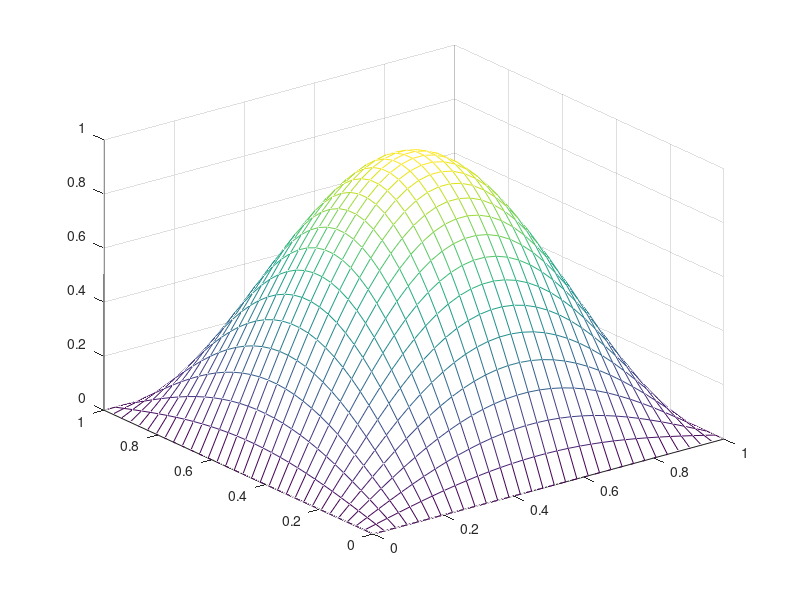

Reproduce this figure in MATLAB.
close; clear;
n=30; 
m=n*n;  c=linspace(0,1,n+2); h=1/(n+1);
A=4*eye(m)+diag(-ones(m-1,1),1)+diag(-ones(m-1,1),-1)+...
    diag(-ones(m-n,1),n)+diag(-ones(m-n,1),-n);
for k=2:n-1
    A((k-1)*n+1,(k-1)*n)=0; 
    A(k*n,k*n+n)=0;
end
A(n*(n-1)+1,n*(n-1))=0;
A(n,n+n)=0;

xx=c(2:n+1)'*ones(1,n); 
yy=ones(n,1)*c(2:n+1); 
zz=2*pi.^2*sin(pi*xx).*sin(pi.*yy);
b=h^2*reshape(zz,m,1);

r=A\b; r=reshape(r,n,n); 
r=[zeros(1,n+2);zeros(n,1),r,zeros(n,1);zeros(1,n+2)];

[X,Y]=meshgrid(c, c);  
mesh(X,Y,r);
